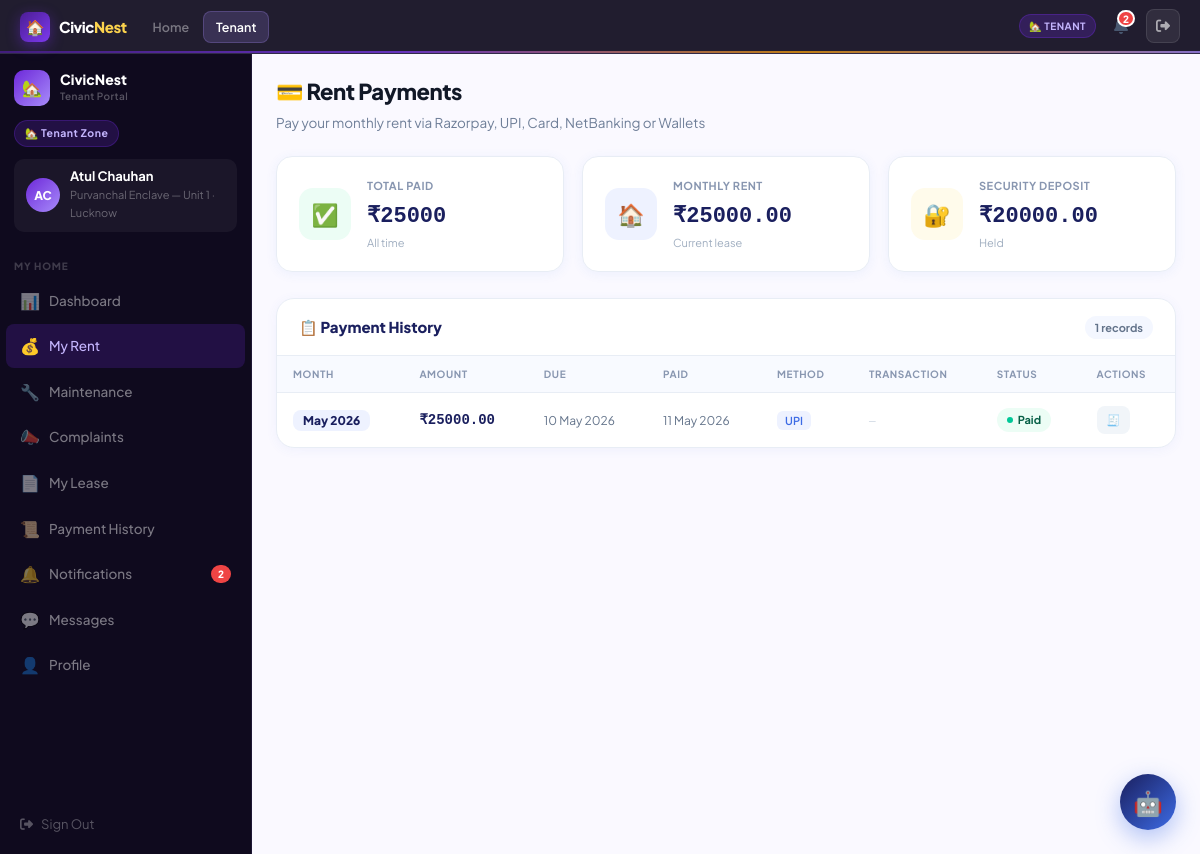
Page /tenant/rent/ (signed in) on the committed database.
### accounts/models.py (models this page shows, shortened)
class User(AbstractUser):
    ROLE_CHOICES = [
        ('admin','Platform Admin'),
        ('owner','Property Owner'),
        ('tenant','Tenant'),
        ('society_admin','Society Admin'),
    ]
    role = models.CharField(max_length=20, choices=ROLE_CHOICES, default='tenant')
    phone = models.CharField(max_length=15, blank=True)
    avatar_initials = models.CharField(max_length=3, blank=True)
    profile_photo = models.ImageField(upload_to='avatars/', blank=True, null=True)

### core/models.py (models this page shows, shortened)
class Lease(models.Model):
    STATUS_CHOICES = [('active','Active'),('expired','Expired'),('terminated','Terminated'),('pending','Pending')]
    unit = models.ForeignKey(Unit, on_delete=models.CASCADE, related_name='leases')
    tenant = models.ForeignKey(User, on_delete=models.CASCADE, related_name='leases')
    owner = models.ForeignKey(User, on_delete=models.CASCADE, related_name='owner_leases')
    start_date = models.DateField()
    end_date = models.DateField()
    monthly_rent = models.DecimalField(max_digits=10, decimal_places=2)
    security_deposit = models.DecimalField(max_digits=10, decimal_places=2, default=0)
    status = models.CharField(max_length=20, choices=STATUS_CHOICES, default='active')
    terms = models.TextField(blank=True)
    created_at = models.DateTimeField(auto_now_add=True)

class Unit(models.Model):
    property = models.ForeignKey(Property, on_delete=models.CASCADE, related_name='units')
    unit_number = models.CharField(max_length=20)
    floor = models.CharField(max_length=10, blank=True)
    bedrooms = models.PositiveIntegerField(default=1)
    bathrooms = models.PositiveIntegerField(default=1)
    area_sqft = models.PositiveIntegerField(default=0)
    monthly_rent = models.DecimalField(max_digits=10, decimal_places=2)
    security_deposit = models.DecimalField(max_digits=10, decimal_places=2, default=0)
    is_occupied = models.BooleanField(default=False)
    amenities = models.CharField(max_length=300, blank=True)
    def __str__(self):
        return f"{self.property.name} — Unit {self.unit_number}"

class Property(models.Model):
    TYPE_CHOICES = [('apartment','Apartment'),('villa','Villa'),('commercial','Commercial'),('pg','PG/Hostel')]
    owner = models.ForeignKey(User, on_delete=models.CASCADE, related_name='properties')
    name = models.CharField(max_length=200)
    address = models.TextField()
    city = models.CharField(max_length=100)
    state = models.CharField(max_length=100)
    pincode = models.CharField(max_length=10)
    property_type = models.CharField(max_length=20, choices=TYPE_CHOICES, default='apartment')
    total_units = models.PositiveIntegerField(default=1)
    description = models.TextField(blank=True)
    society_admin = models.ForeignKey(User, on_delete=models.SET_NULL, null=True, blank=True, related_name='managed_properties')
    is_active = models.BooleanField(default=True)
    created_at = models.DateTimeField(auto_now_add=True)

class RentPayment(models.Model):
    STATUS_CHOICES = [('paid','Paid'),('pending','Pending'),('overdue','Overdue'),('partial','Partial')]
    METHOD_CHOICES = [('upi','UPI'),('bank_transfer','Bank Transfer'),('cash','Cash'),('cheque','Cheque'),('razorpay','Razorpay')]
    lease = models.ForeignKey(Lease, on_delete=models.CASCADE, related_name='payments')
    amount = models.DecimalField(max_digits=10, decimal_places=2)
    due_date = models.DateField()
    paid_date = models.DateField(null=True, blank=True)
    status = models.CharField(max_length=20, choices=STATUS_CHOICES, default='pending')
    payment_method = models.CharField(max_length=20, choices=METHOD_CHOICES, blank=True)
    transaction_id = models.CharField(max_length=100, blank=True)
    razorpay_order_id = models.CharField(max_length=100, blank=True)
    razorpay_payment_id = models.CharField(max_length=100, blank=True)
    razorpay_signature = models.CharField(max_length=300, blank=True)
    month_year = models.CharField(max_length=20)
    late_fee = models.DecimalField(max_digits=8, decimal_places=2, default=0)
    notes = models.TextField(blank=True)
    created_at = models.DateTimeField(auto_now_add=True)

### core/views.py (the view, shortened to what this page needs)
# urls.py: path('tenant/rent/', views.tenant_rent, name='tenant_rent'),
@role_required("tenant")
def tenant_rent(request):
    lease = Lease.objects.filter(tenant=request.user, status="active").first()
    payments = RentPayment.objects.filter(lease__tenant=request.user).order_by("-due_date")
    total_paid = payments.filter(status="paid").aggregate(t=Sum("amount"))["t"] or 0
    pending_count = payments.filter(status__in=["pending","overdue"]).count()
    return render(request, "tenant/rent.html", {
        "lease": lease, "payments": payments, "total_paid": total_paid, "pending_count": pending_count,
        "razorpay_key": getattr(settings, "RAZORPAY_KEY_ID",""),
    })

### core/views.py (called while the page is built)
def role_required(*roles):
    def decorator(view):
        @functools.wraps(view)
        def wrapper(request, *args, **kwargs):
            if not request.user.is_authenticated:
                return redirect("/accounts/login/")
            if request.user.is_staff or request.user.is_superuser:
                return view(request, *args, **kwargs)
            if request.user.role not in roles:
                messages.error(request, "Access denied.")
                return redirect("/")
            return view(request, *args, **kwargs)
        return wrapper
    return decorator

### templates/tenant/rent.html (shortened to what this page needs)
{% extends "base.html" %}
{% block nav_tenant %}active{% endblock %}
{% block content %}
{% with active="rent" %}
<div class="shell">
  {% include "partials/sidebar_tenant.html" %}
  <div class="main"><div class="panel fade-up">
    <div class="pg-intro" style="margin-bottom:22px">
      <h2>💳 Rent Payments</h2>
      <p>Pay your monthly rent via Razorpay, UPI, Card, NetBanking or Wallets</p>
    </div>
    <div class="pay-stats">
      <div class="pay-stat ps-g">
        <div class="stat-icon">✅</div>
        <div><div class="stat-lbl">Total Paid</div><div class="stat-val">₹{{ total_paid }}</div><div class="stat-sub">All time</div></div>
      </div>
      <div class="pay-stat ps-b">
        <div class="stat-icon">🏠</div>
        <div><div class="stat-lbl">Monthly Rent</div><div class="stat-val">{% if lease %}₹{{ lease.monthly_rent }}{% else %}—{% endif %}</div><div class="stat-sub">Current lease</div></div>
      </div>
      <div class="pay-stat ps-a">
        <div class="stat-icon">🔐</div>
        <div><div class="stat-lbl">Security Deposit</div><div class="stat-val">{% if lease %}₹{{ lease.security_deposit }}{% else %}—{% endif %}</div><div class="stat-sub">Held</div></div>
      </div>
    </div>
    <div class="pay-card">
      <div class="pay-card-hd">
        <div class="pay-card-title">📋 Payment History</div>
        <span class="pay-cnt">{{ payments|length }} records</span>
      </div>
      {% if payments %}
      <div style="overflow-x:auto">
        <table class="pay-table">
          <thead><tr>
            <th>Month</th><th>Amount</th><th>Due</th><th>Paid</th>
            <th>Method</th><th>Transaction</th><th>Status</th><th>Actions</th>
          </tr></thead>
          <tbody>{% for p in payments %}
          <tr id="row-{{ p.id }}">
            <td><span class="m-pill">{{ p.month_year }}</span></td>
            <td><span class="a-cell">₹{{ p.amount }}</span>{% if p.late_fee > 0 %}<br><span style="font-size:10px;color:var(--red)">+₹{{ p.late_fee }} late</span>{% endif %}</td>
            <td style="color:#64748B;font-size:12px">{{ p.due_date|date:"d M Y" }}</td>
            <td style="color:#64748B;font-size:12px">{% if p.paid_date %}{{ p.paid_date|date:"d M Y" }}{% else %}<span style="color:#CBD5E1">—</span>{% endif %}</td>
            <td>{% if p.payment_method %}<span class="m-chip {% if p.payment_method == 'razorpay' or p.payment_method == 'upi' %}rzp{% endif %}">{{ p.get_payment_method_display }}</span>{% else %}<span style="color:#CBD5E1;font-size:12px">—</span>{% endif %}</td>
            <td><span class="t-cell" title="{{ p.transaction_id }}">{% if p.transaction_id %}{{ p.transaction_id }}{% elif p.razorpay_payment_id %}{{ p.razorpay_payment_id }}{% else %}<span style="color:#CBD5E1">—</span>{% endif %}</span></td>
            <td><span class="s-badge s-{{ p.status }}"><span class="s-dot"></span>{{ p.get_status_display }}</span></td>
            <td>
              <div class="d-flex gap-1 flex-wrap">
              {% if p.status == 'pending' or p.status == 'overdue' %}
                {% if razorpay_key %}
                <button class="btn-row-rzp" onclick="startRazorpay('{{ p.id }}','{{ p.month_year }}','{{ p.amount }}')">🔵</button>
                {% endif %}
                <button class="btn-row-sim" onclick="openModal('{{ p.id }}','{{ p.month_year }}','{{ p.amount }}')">⚡</button>
              {% else %}
                <a href="/tenant/receipt/{{ p.id }}/" class="btn-receipt" target="_blank">🧾</a>
              {% endif %}
              </div>
            </td>
          </tr>{% endfor %}
          </tbody>
        </table>
      </div>
      {% else %}
      <div class="empty-pay">📭 No payment records yet.</div>
      {% endif %}
    </div>
  </div></div>
</div>
{% endwith %}
{% endblock %}

### templates/partials/sidebar_tenant.html (shortened to what this page needs)
<aside class="sidebar" id="tp-sidebar">
  <div class="sb-head">
    <div class="sb-logo"><div class="sb-logo-mark ten">🏡</div><div><div class="sb-logo-text">CivicNest</div><div class="sb-logo-sub">Tenant Portal</div></div></div>
    <div class="sb-zone-pill zp-ten">🏡 Tenant Zone</div>
    <div class="sb-user"><div class="sb-av av-ten">{{ user.avatar_initials }}</div><div><div class="sb-uname">{{ user.get_full_name|default:user.username }}</div><div class="sb-urole">{% if lease %}{{ lease.unit }} · {{ lease.unit.property.city }}{% else %}Tenant{% endif %}</div></div></div>
  </div>
  <div class="sb-sec">My Home</div>
  <a class="ni {% if active == 'dash' %}active-ten{% endif %}" href="/tenant/"><span class="ni-icon">📊</span>Dashboard</a>
  <a class="ni {% if active == 'rent' %}active-ten{% endif %}" href="/tenant/rent/"><span class="ni-icon">💰</span>My Rent</a>
  <a class="ni {% if active == 'maint' %}active-ten{% endif %}" href="/tenant/maintenance/"><span class="ni-icon">🔧</span>Maintenance</a>
  <a class="ni {% if active == 'complaints' %}active-ten{% endif %}" href="/tenant/complaints/"><span class="ni-icon">📣</span>Complaints</a>
  <a class="ni {% if active == 'lease' %}active-ten{% endif %}" href="/tenant/lease/"><span class="ni-icon">📄</span>My Lease</a>
  <a class="ni {% if active == 'history' %}active-ten{% endif %}" href="/tenant/history/"><span class="ni-icon">📜</span>Payment History</a>
  <a class="ni {% if active == 'notifs' %}active-ten{% endif %}" href="/tenant/notifications/" style="position:relative">
    <span class="ni-icon">🔔</span>Notifications
    <span id="sb-notif-count" style="margin-left:auto;background:#EF4444;color:#fff;border-radius:20px;padding:1px 7px;font-size:10px;font-weight:800;display:none"></span>
  </a>
  <a class="ni {% if active == 'chat' %}active-ten{% endif %}" href="/tenant/messages/"><span class="ni-icon">💬</span>Messages</a>
  <a class="ni {% if active == 'profile' %}active-ten{% endif %}" href="/tenant/profile/"><span class="ni-icon">👤</span>Profile</a>
  <div class="sb-foot"><a href="/accounts/logout/" class="sb-logout"><i class="fa fa-right-from-bracket"></i> Sign Out</a></div>
</aside>

### static/css/tenantpro.css (style rules this page uses)
:root { --n900:#0f0a1e; --n800:#1a1133; --n750:#1f1440; --n700:#2d1b5e; --n600:#4c1d95; --n500:#6d28d9; --n400:#7c3aed; --n300:#a78bfa; --n200:#ddd6fe; --n100:#ede9fe; --n50:#f5f3ff; --a500:#d97706; --a400:#f59e0b; --a300:#fcd34d; --a100:#fef3c7; --a50:#fffbeb; --green:#059669; --green-l:#ecfdf5; --green-b:#a7f3d0; --red:#dc2626; --red-l:#fef2f2; --red-b:#fecaca; --blue:#2563eb; --blue-l:#eff6ff; --blue-b:#bfdbfe; --cyan:#0891b2; --cyan-l:#ecfeff; --white:#fff; --off:#faf9ff; --g50:#f3f5f8; --g100:#e8ecf2; --g200:#d1d9e6; --g300:#a3b0c8; --g400:#6e7e98; --g500:#48576f; --g700:#2d3a52; --g900:#111827; --sh-xs:0 1px 2px rgba(15,10,30,.08); --sh-sm:0 2px 8px rgba(15,10,30,.1),0 1px 2px rgba(15,10,30,.06); --sh-md:0 6px 24px rgba(15,10,30,.12),0 2px 6px rgba(15,10,30,.06); --sh-lg:0 12px 48px rgba(15,10,30,.16),0 4px 12px rgba(15,10,30,.08); --sh-xl:0 24px 80px rgba(15,10,30,.2),0 8px 24px rgba(15,10,30,.1); --sh-glow:0 0 0 4px rgba(109,40,217,.18); --r:10px; --rl:14px; --rx:20px; --rf:9999px; --sidebar:252px; --topbar:54px; --font:'Plus Jakarta Sans',sans-serif; --mono:'JetBrains Mono',monospace; --tr:.18s cubic-bezier(.4,0,.2,1); --spring:.3s cubic-bezier(.34,1.56,.64,1); }
*,::before,::after { box-sizing:border-box;margin:0;padding:0; }
html { scroll-behavior:smooth; }
body { font-family:var(--font);background:var(--off);color:var(--g500);font-size:14px;line-height:1.6;-webkit-font-smoothing:antialiased;overflow-x:hidden; }
h1,h2,h3,h4,h5 { font-family:var(--font);color:var(--g900);letter-spacing:-.02em; }
a { text-decoration:none;color:inherit; }
.shell { display:flex;min-height:100vh;padding-top:var(--topbar); }
.sidebar { position:fixed;top:var(--topbar);left:0;bottom:0; width:var(--sidebar);z-index:1040;overflow-y:auto; background:var(--n900);border-right:1px solid rgba(167,139,250,.1); display:flex;flex-direction:column; transition:transform var(--tr); }
.sb-head { padding:16px 14px 10px; }
.sb-logo { display:flex;align-items:center;gap:10px;margin-bottom:14px; }
.sb-logo-mark { width:36px;height:36px;border-radius:10px; display:flex;align-items:center;justify-content:center;font-size:16px; }
.sb-logo-mark.ten { background:linear-gradient(135deg,var(--n500),var(--n300)); }
.sb-logo-text { font-size:14px;font-weight:800;color:#fff;line-height:1; }
.sb-logo-sub { font-size:10px;color:rgba(255,255,255,.3);font-weight:600;letter-spacing:.04em;margin-top:2px; }
.sb-zone-pill { display:inline-flex;align-items:center;gap:5px; font-size:10.5px;font-weight:700;letter-spacing:.05em; padding:4px 10px;border-radius:var(--rf);margin-bottom:12px; }
.zp-ten { background:rgba(109,40,217,.2);color:#c4b5fd;border:1px solid rgba(109,40,217,.3); }
.sb-user { display:flex;align-items:center;gap:10px;padding:10px 12px;background:rgba(255,255,255,.05);border-radius:var(--r);margin-bottom:6px; }
.sb-av { width:34px;height:34px;border-radius:50%; display:flex;align-items:center;justify-content:center; font-size:12px;font-weight:800;color:#fff;flex-shrink:0; }
.av-ten { background:linear-gradient(135deg,var(--n500),var(--n300)); }
.sb-uname { font-size:13px;font-weight:700;color:#fff;line-height:1.2; }
.sb-urole { font-size:11px;color:rgba(255,255,255,.35);margin-top:2px; }
.sb-sec { font-size:10px;font-weight:800;letter-spacing:.08em;text-transform:uppercase;color:rgba(255,255,255,.2);padding:10px 14px 4px; }
.ni { display:flex;align-items:center;gap:9px; padding:9px 14px;border-radius:8px;margin:1px 6px; font-size:13.5px;font-weight:500;color:rgba(255,255,255,.45); cursor:pointer;transition:var(--tr);text-decoration:none; }
.ni.active-ten { background:rgba(109,40,217,.2);color:#c4b5fd!important; }
.ni-icon { font-size:16px;width:20px;text-align:center; }
.sb-foot { margin-top:auto;padding:10px 6px; }
.sb-logout { display:flex;align-items:center;gap:8px; padding:9px 14px;border-radius:8px;font-size:13px; color:rgba(255,255,255,.3);cursor:pointer;transition:var(--tr); }
.main { flex:1;margin-left:var(--sidebar); min-height:100vh;background:var(--off); }
.panel { padding:24px; }
.pg-intro { margin-bottom:20px; }
.pg-intro h2 { font-size:22px;font-weight:800;color:var(--g900); }
.pg-intro p { font-size:13.5px;color:var(--g400);margin-top:3px; }
.fade-up { animation:fadeUp .35s ease both; }

### rows in the picture
User: avatar_initials "AC", get_full_name "Atul Chauhan"
Lease: unit "Purvanchal Enclave — Unit 1", unit.property.city "Lucknow", monthly_rent "25000.00", security_deposit "20000.00"
RentPayment: month_year "May 2026", amount "25000.00", due_date "10 May 2026", paid_date "11 May 2026", payment_method "UPI", status "Paid"

### other values in the picture
{{ total_paid }} "25000"
{{ payments|length }} "1"
